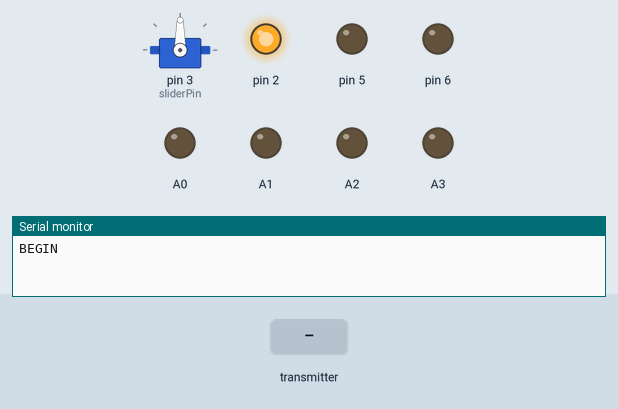
Simulated run of this sketch. Board: Arduino Uno, built with avr-gcc and run on an emulated ATmega328P. Shown: servo, output pins drawn as LEDs (lit = HIGH), the last lines printed to the serial monitor. The inputs (shaded band) are chosen by the test bench. No radio packets arrive unless stated.

Above: at 1.2 s.
1.3 s: the transmitter starts sending j1PotX = 0
At 2.5 s:
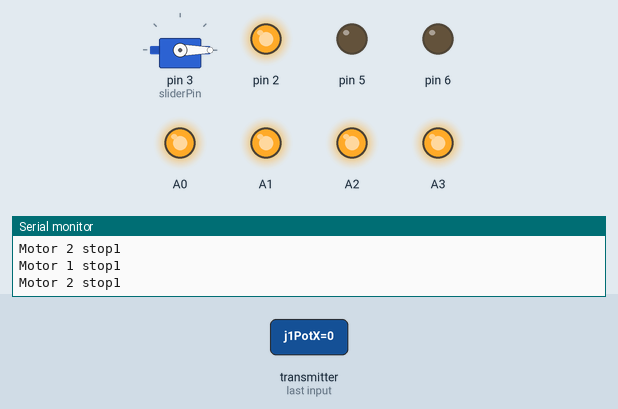
2.8 s: the transmitter starts sending tSwitch1 = 0
At 3.7 s:
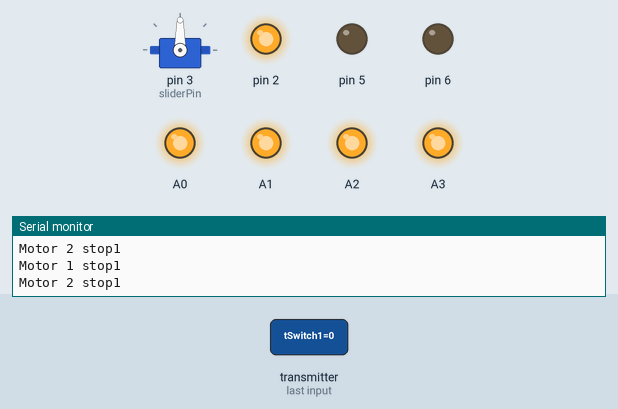
4.3 s: the transmitter starts sending tSwitch1 = 1
At 4.8 s:
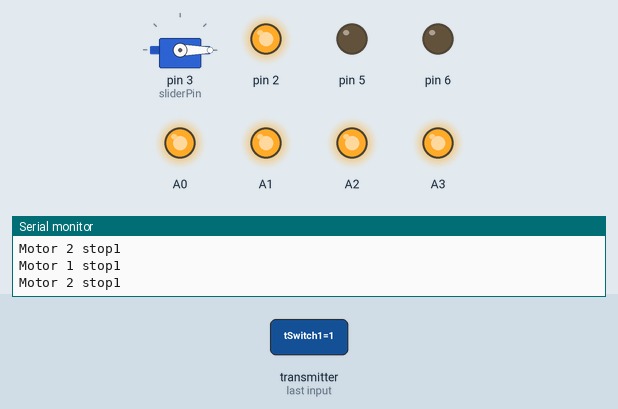
Timing chart, 0 to 7.3 s (numbered marks = the images above; inputs shaded):
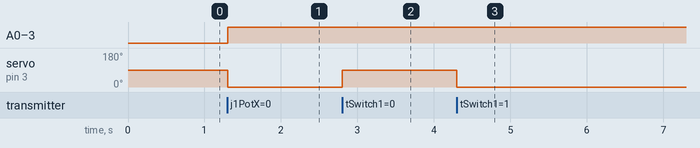

The sketch:

Robot.ino
```cpp
#include "GLOBALS.h"

void setup()
{
  Serial.begin(115200);
  debugln("BEGIN");
  radio.begin();
  radio.openReadingPipe(0, pipe);
  radio.setAutoAck(false);
  radio.setDataRate(RF24_250KBPS);
  radio.setPALevel(RF24_PA_LOW);
  // Use a channel unlikely to be used by Wifi, Microwave ovens etc
  radio.setChannel(124);
  radio.startListening(); //  Set the module as receiver

  slider.attach(sliderPin);

  resetData();
}
void loop()
{
  // Check whether there is data to be received
  if (radio.available())
  {
    radio.read(&data, sizeof(dataPackage)); // Read the whole data and store it into the 'data' structure

    leftMotor.speed = rightMotor.speed = data.pot1;

    if(!data.button1)
    {
      leftMotor.motorStatus = leftMotor.motorStates::BACK;
    }
    else if(!data.button2)
    {
      leftMotor.motorStatus = leftMotor.motorStates::FRONT;
    }
    else
    {
      leftMotor.motorStatus = leftMotor.motorStates::STOP;
    }

    if(!data.button4)
    {
      rightMotor.motorStatus = rightMotor.motorStates::BACK;
    }
    else if(!data.button3)
    {
      rightMotor.motorStatus = rightMotor.motorStates::FRONT;
    }
    else
    {
      rightMotor.motorStatus = rightMotor.motorStates::STOP;
    }

    if(data.tSwitch1)
    {
      servoStatus = servoStates::SERVOBACK;
    }
    if(!data.tSwitch1)
    {
      servoStatus = servoStates::SERVOFRONT;
    }

    switch(leftMotor.motorStatus)
    {
      case leftMotor.motorStates::FRONT:
      leftMotor.front();
      break;

      case leftMotor.motorStates::BACK:
      leftMotor.back();
      break;

      case leftMotor.motorStates::STOP:
      leftMotor.brake();
      break;
    }

    switch(rightMotor.motorStatus)
    {
      case rightMotor.motorStates::FRONT:
      rightMotor.front();
      break;

      case rightMotor.motorStates::BACK:
      rightMotor.back();
      break;

      case rightMotor.motorStates::STOP:
      rightMotor.brake();
      break;
    }

    switch(servoStatus)
    {
      case servoStates::SERVOFRONT:
      slider.write(90);
      break;

      case servoStates::SERVOBACK:
      slider.write(0);
      break;
    }
  }
  lastReceiveTime = millis(); // At this moment we have received the data

  // Check whether we keep receving data, or we have a connection between the two modules
  currentTime = millis();
  if ( currentTime - lastReceiveTime > 1000 )
  { // If current time is more then 1 second since we have recived the last data, that means we have lost connection
    resetData(); // If connection is lost, reset the data. It prevents unwanted behavior, for example if a drone has a throttle up and we lose connection, it can keep flying unless we reset the values
  }


  //printData()

}
```

GLOBALS.h
```cpp
#include <SPI.h>
#include <nRF24L01.h>
#include <RF24.h>
#include "tb6612fng.h"
#include "config.h"
#include <Servo.h>

//Servo Pin
constexpr uint8_t sliderPin = 3;

//Left Motor pins
constexpr uint8_t IN1 = A1;
constexpr uint8_t IN2 = A0;
constexpr uint8_t PWM1 = 5;
constexpr uint8_t STDBY1 = 2;

//Right Motor pins
constexpr uint8_t IN3 = A2;
constexpr uint8_t IN4 = A3;
constexpr uint8_t PWM2 = 6;
constexpr uint8_t STDBY2 = -1;

//Radio communication pins
constexpr uint8_t CE = 10;
constexpr uint8_t CSN = 9;

// Max size of this struct is 32 bytes - NRF24L01 buffer limit
struct dataPackage
{
  int j1PotX;
  int j1PotY;
  byte j1Button;
  int j2PotX;
  int j2PotY;
  byte j2Button;
  byte pot1;
  byte pot2;
  byte tSwitch1;
  byte tSwitch2;
  byte button1;
  byte button2;
  byte button3;
  byte button4;
};

dataPackage data; //Create a variable with the above structure

//Servo object
Servo slider;

//Motor object
tb6612fng leftMotor(IN1,IN2,PWM1,STDBY1,1);
tb6612fng rightMotor(IN3,IN4,PWM2,STDBY2,2);

//Radio communication objects
RF24 radio(10,9);   // nRF24L01 (CE, CSN)
const uint64_t pipe = 0x1; // This is the transmit pipeline

unsigned long lastReceiveTime = 0;
unsigned long currentTime = 0;

//Miscellaneous
int minPosDeadBand = 10;
int minNegDeadBand = -10;

enum class servoStates : uint8_t
{
  SERVOFRONT,
  SERVOBACK,
  IDLE
};
servoStates servoStatus = servoStates::IDLE;

void resetData() {
  // Reset the values when there is no radio connection - Set initial default values
  data.j1PotX = 0;
  data.j1PotY = 0;
  data.j1Button = 1;
  data.j2PotX = 0;
  data.j2PotY = 0;
  data.j2Button = 1;
  data.pot1 = 1;
  data.pot2 = 1;
  data.tSwitch1 = 1;
  data.tSwitch2 = 1;
  data.button1 = 1;
  data.button2 = 1;
  data.button3 = 1;
  data.button4 = 1;
}

void printData()
{
  // Print the data in the Serial Monitor
  Serial.print("j1PotX: ");
  Serial.print(data.j1PotX);
  Serial.print("; j1PotY: ");
  Serial.print(data.j1PotY);
  Serial.print("; j1Button: ");
  Serial.print(data.j1Button);
  Serial.print("; j2PotX: ");
  Serial.print(data.j2PotX);
  Serial.print("; j2PotY: ");
  Serial.print(data.j2PotY);
  Serial.print("; j2Button: ");
  Serial.print(data.j2Button);
  Serial.print("; pot1: ");
  Serial.print(data.pot1);
  Serial.print("; pot2: ");
  Serial.print(data.pot2);
  Serial.print("; tSwitch1: ");
  Serial.print(data.tSwitch1);
  Serial.print("; tSwitch2: ");
  Serial.print(data.tSwitch2);
  Serial.print("; button1: ");
  Serial.print(data.button1);
  Serial.print("; button2: ");
  Serial.print(data.button2);
  Serial.print("; button3: ");
  Serial.print(data.button3);
  Serial.print("; button4: ");
  Serial.println(data.button4);
}
```

tb6612fng.h
```cpp
// (licence header left out)
#include "config.h"
#ifndef TB6612FNG_h
#define TB6612FNG_h

#if (ARDUINO >= 100)
    #include "Arduino.h"
#else
    #include "WProgram.h"
#endif

//used in some functions so you don't have to send a speed
#define DEFAULTSPEED 255

class tb6612fng
{
    private:
    //variables for the 2 inputs, PWM input and the STDBY pin
    uint8_t IN1;
    uint8_t IN2;
    uint8_t PWM;
    uint8_t STDBY;
    uint8_t ID;

    //private functions that spin the motor front and back
    void begin();

    public:
    uint8_t speed;

    enum motorStates : uint8_t
    {
      FRONT,
      BACK,
      STOP
    };
    motorStates motorStatus = motorStates::STOP;

    tb6612fng(uint8_t, uint8_t, uint8_t, uint8_t, uint8_t);                             // Default values set to -1
    inline void enable() __attribute__((always_inline));                       //The enable function takes it out of standby
    inline void front() __attribute__((always_inline));
    inline void back() __attribute__((always_inline));
    inline void brake() __attribute__((always_inline));                        //Stops motor by setting both input pins high
    inline void standby() __attribute__((always_inline));                      //set the chip to standby mode.
};

tb6612fng::tb6612fng(uint8_t IN1, uint8_t IN2, uint8_t PWM, uint8_t STDBY=-1, uint8_t ID=1)
{
    this->IN1 = IN1;
    this->IN2 = IN2;
    this->PWM = PWM;
    this->STDBY = STDBY;
    this->ID = ID;
    this->speed = DEFAULTSPEED;
    begin();
}

void tb6612fng::begin()
{
    pinMode(this->IN1, OUTPUT);
    pinMode(this->IN2, OUTPUT);
    pinMode(this->PWM, OUTPUT);
    if(this->STDBY != -1)
    {
      debug("Motor " + (String)ID + " Begin");
      pinMode(this->STDBY, OUTPUT);
      enable();
    }
}

void tb6612fng::enable()
{
  debugln("Motor "+(String)ID+ " enabled");
  digitalWrite(this->STDBY, HIGH);
}

void tb6612fng::standby()
{
  debugln("Motor "+(String)ID+ " disabled");
  digitalWrite(this->STDBY, LOW);
}

void tb6612fng::front()
{
  digitalWrite(this->IN1, HIGH);
  digitalWrite(this->IN2, LOW);
  analogWrite(this->PWM, this->speed);
  debugln("Motor "+(String)ID+ " front: "+ (String)this->speed);
}

void tb6612fng::back()
{
  digitalWrite(this->IN1, LOW);
  digitalWrite(this->IN2, HIGH);
  analogWrite(this->PWM, this->speed);
  debugln("Motor "+(String)ID+ " back"+ (String)this->speed);
}

void tb6612fng::brake()
{
  digitalWrite(this->IN1, HIGH);
  digitalWrite(this->IN2, HIGH);
  analogWrite(this->PWM,0);
  debugln("Motor "+(String)ID+ " stop"+ (String)this->speed);
}

#endif //TB6612FNG_h
```

config.h
```cpp
/*
 * Debug on and off enables code optimization
 * DEBUG 0 will ignore all Serial.print functions
 * DEBUG 1 will will add back Serial.print functions back to the code
 */

#if (ARDUINO >= 100)
  #include "Arduino.h"
#else
  #include "WProgram.h"
#endif

#define DEBUG 1

#if DEBUG == 1
  #define debug(x) Serial.print(x)
  #define debugln(x) Serial.println(x)
#else
  #define debug(x)
  #define debugln(x)
#endif
```

Measured:
- after the input at 1.3 s, A0–3: LOW → HIGH at once; servo on pin 3 (sliderPin): 90° → 0° at once
- after the input at 2.8 s, servo on pin 3 (sliderPin): 0° → 90° at once
- after the input at 4.3 s, servo on pin 3 (sliderPin): 90° → 0° at once
